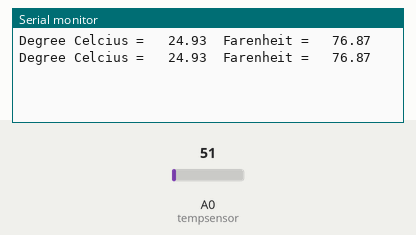
This sketch was run on a simulated Arduino Uno, built with avr-gcc and run on an emulated ATmega328P. Shown: the last lines printed to the serial monitor. The test bench sets the inputs (shaded band); at power-on: A0 (tempsensor) = 51.

Above: at 2.8 s.
2.9 s: A0 (tempsensor) set to 61
At 5.2 s:
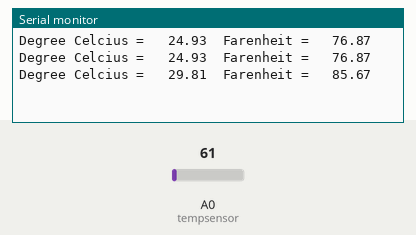
5.6 s: A0 (tempsensor) set to 71
At 7.0 s:
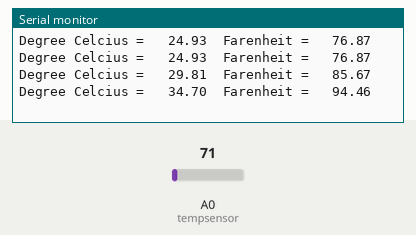
Timing chart, 0 to 8.6 s (numbered marks = the images above; inputs shaded):
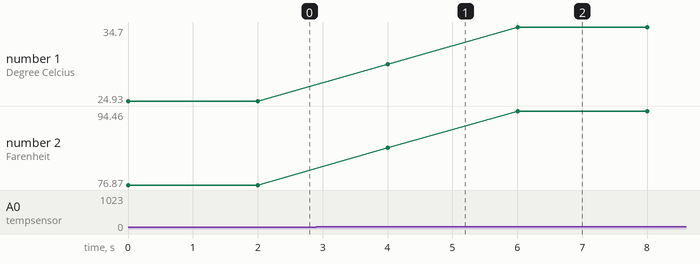

Measured:
- after the input at 2.9 s, the serial monitor: prints a new line after 1.1 s (image 1)
- after the input at 5.6 s, the serial monitor: prints a new line after 0.40 s (image 2)
- plotted number 1: 24.93 → 29.81 after the input at 2.9 s, 29.81 → 34.7 after the input at 5.6 s
- plotted number 2: 76.87 → 85.67 after the input at 2.9 s, 85.67 → 94.46 after the input at 5.6 s

The sketch:

6._Temperature_Measurement.ino
```cpp
const int tempsensor = A0;      //connects the temperature sensor to pin A0. Since the temperature sensor is an analog component, we use analog pins.
                                //A0 = pin 14, A1 = pin 15, A2 = 16... as so on. because the arduino has 13 digital pins, the continuation of numbers will be the analog pins.
                                //int is for integer (e.g. 1, 2, 3, 4,...)
float tempc;                    //variable to store temperature in degree celcius
                                //float is for floating-point numbers, a number that has a decimal point.
                                //Floating-point numbers are often used to approximate analog and continuous values because they have greater resolution than integers.
float tempf;                    //variable to store temperature in farenheit
float a;                        //temporary variable to hold the sensor/temperature value/reading


void setup() {
  pinMode(tempsensor, INPUT);   //configuring sensor pin as input. It's an input because it reads the surrounding temperature and sends the temperature signal to the arduino.
  Serial.begin(9600);
}


void loop() {                           //main loop
  a = analogRead(tempsensor);           //Reads the analog value from the sensor(a = analog value). For digital components, use digitalRead. For Analog components, use analogRead.
  a = (a*500)/1023;                     //Converts the analog value to celcius (multiply "a" by 500, then divide by 1023).
                                        //This is a fixed formula. It now stores "a" as a new value in degree celcius.
  tempc = a;                            //storing "a" value in degree celcius variable
  tempf = (a*1.8)+32;                   //Converts degree celcius to farenheit. This is a fixed formula. It now stores "a" as a new value in farenheit.

  Serial.print("Degree Celcius = ");    //prints "Degree Celcius = " in the serial monitor
  Serial.print("\t");                   //functions like a "tab" button in your keyboard. It prints the value/reading of "Degree Celcius" after pressing tab one time in your keyboard.
  Serial.print(tempc);                  //inputs the value of tempc = a
  Serial.print("");
  Serial.print("\t");
  Serial.print("Farenheit = ");         // prints "Farenheit = " in the serial monitor
  Serial.print("\t");                   //functions like a "tab" button in your keyboard. It prints the value/reading of "Farenheit" after pressing tab one time in your keyboard.
  Serial.print(tempf);                  //inputs the value of tempf = (a*1.8)+32
  Serial.print("\n");                   //to put every result in a new line (multiple lines) rather than in 1 straight line only

  delay(2000);                          //delays the printing of the readings in the serial monitor to come out every 2 second. Easier to view readings in the serial monitor.
}

    // The tab function ("\t") causes the display to look like how your word would look like after pressing tab button in microsoft word, and then typing,e.g. "Farenheit")
    // "\n" for new line
    // "\t" for tab
```
